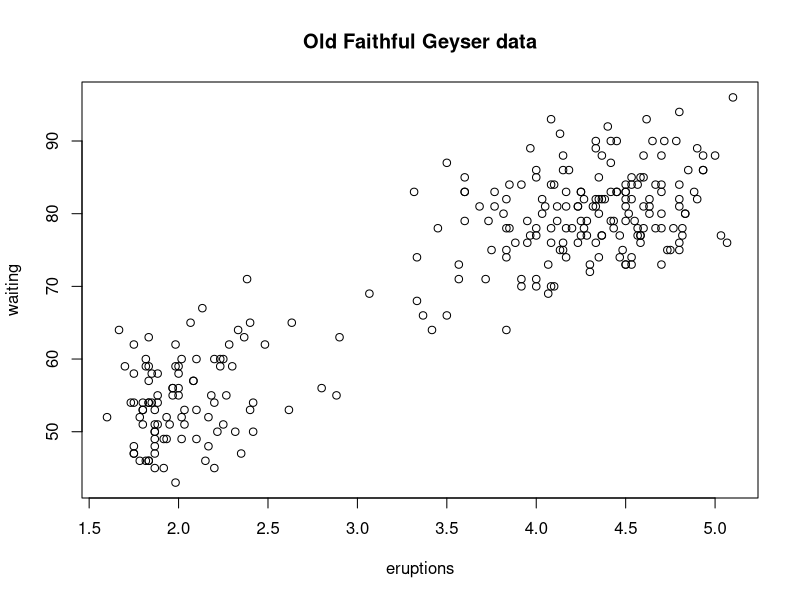
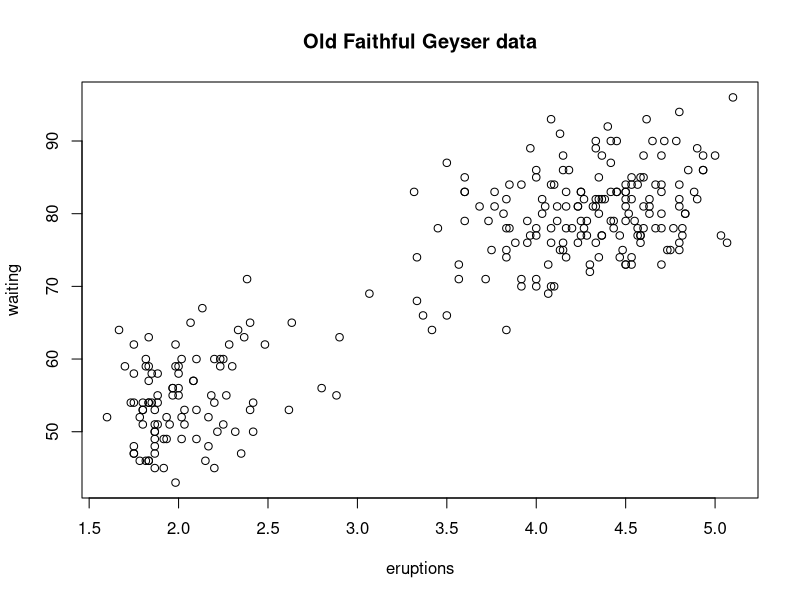
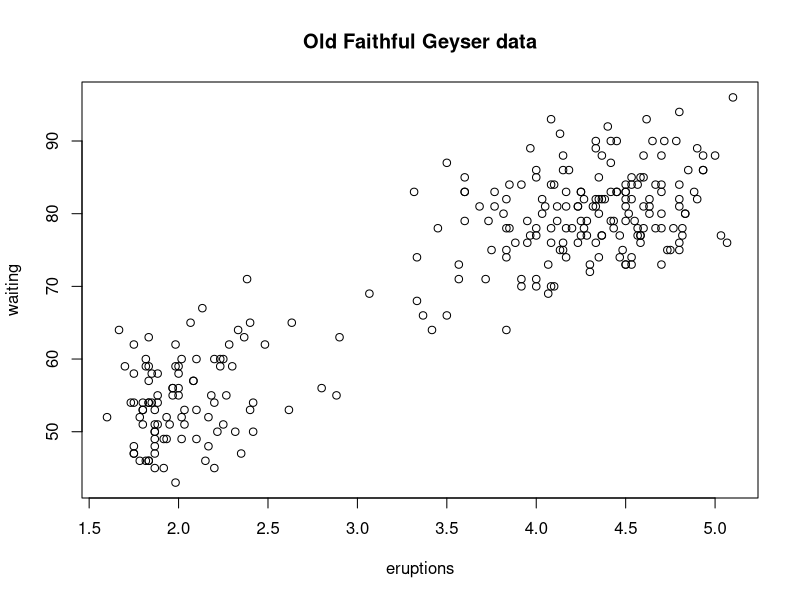

Write the R code that produced these figures, in order.
with(faithful, plot(eruptions, waiting))
title(main = 'Old Faithful Geyser data')
dev.cur()

pdf(file='myplot.pdf')
with(faithful, plot(eruptions, waiting))
title(main = 'Old Faithful Geyser data')
dev.cur()
dev.off()
dev.cur()

with(faithful, plot(eruptions, waiting))
title(main = 'Old Faithful Geyser data')
dev.copy(png, file = 'geyserplot.png')
dev.off()
